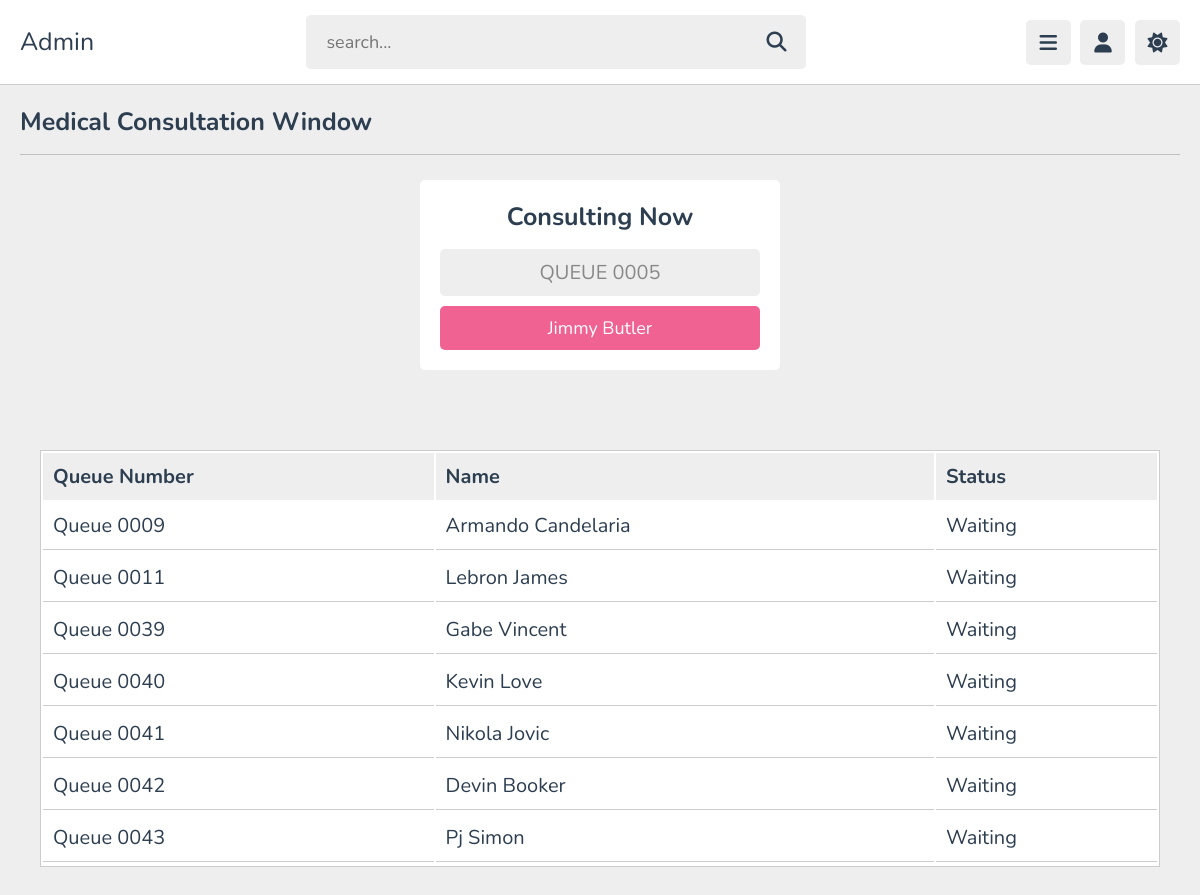
The app's page /modules_admin/admin_queueing_window_medical.php (signed in) with its own data.
### tables this page shows
CREATE TABLE IF NOT EXISTS `queue_list` (
  `id` int NOT NULL AUTO_INCREMENT,
  `queue_id` varchar(255) NOT NULL,
  `qnumber` bigint NOT NULL,
  `name` varchar(255) NOT NULL,
  `type` enum('Medical','Dental') NOT NULL,
  `status` enum('Active','Waiting','Done','No Show') NOT NULL,
  PRIMARY KEY (`id`)
);

### components/queueing_live_medical.php (the view, shortened to what this page needs)
<section class="dashboard">
    <h1 class="heading">Medical Consultation Window</h1>
    <div class="box-container payat">
        <?php
            $select = mysqli_query($con, "SELECT * FROM queue_list  WHERE type ='medical' and status = 'active' ORDER BY qnumber ASC");
            if(mysqli_num_rows($select) == 1) {
                while($row = mysqli_fetch_assoc($select)) {
        ?>
        <div class="box">
            <h3>Consulting Now</h3>
            <p><?php echo $row['queue_id']; ?></p>
            <a href="admin_queueing_window_medical_done.php?edit=<?php echo $row['id']; ?>" type="submit" name="add_product" class="btn"><?php echo $row['name']; ?></a>
        </div>
        <?php
                }
            }
        ?>
    </div>
</section>
<section class="dashboard">
    <div class="container">
        <div class="product-display">
            <table class="product-display-table">
                <thead>
                    <tr>
                        <th>Queue Number</th>
                        <th>Name</th>
                        <th>Status</th>
                    </tr>
                </thead>
                <?php
                    $select_users = mysqli_query($con, "SELECT * FROM queue_list  WHERE status = 'Waiting' AND type = 'Medical' ORDER BY queue_id ASC");
                    if (mysqli_num_rows($select_users) > 0) {
                        while ($fetch_user = mysqli_fetch_assoc($select_users)) {
                ?>
                <tr>
                    <td>
                        <?php echo $fetch_user['queue_id']; ?>
                    </td>
                    <td>
                        <?php echo $fetch_user['name']; ?>
                    </td>
                    <td>
                       <?php echo $fetch_user['status']; ?>
                    </td>
                </tr>
                <tr>
                <?php
                        }
                    }
                    else {
                        echo '<td colspan="3" class="empty">No people on queue!</td>';
                    }
                ?>
                </tr>
            </table>
        </div>
    </div>
</section>

### css/admin_queueing.css (style rules this page uses)
:root { --main-color:#ef6292; --red:#e74c3c; --orange:#f39c12; --light-color:#888; --light-bg:#eee; --black:#2c3e50; --white:#fff; --border:.1rem solid rgba(0,0,0,.2); --filter01: invert(); --filter02: none; }
* { font-family: 'Nunito', sans-serif; margin:0; padding:0; box-sizing: border-box; outline: none; border:none; text-decoration: none; }
html { font-size: 62.5%; overflow-x: hidden; }
body { background-color: var(--light-bg); padding-left: 30rem; }
section { padding:2rem; margin: 0 auto; max-width: 1200px; }
.heading { font-size: 2.5rem; color:var(--black); margin-bottom: 2.5rem; border-bottom: var(--border); padding-bottom: 1.5rem; text-transform: capitalize; }
.inline-btn, .inline-option-btn, .inline-delete-btn, .btn, .delete-btn, .option-btn { border-radius: .5rem; color:#fff; font-size: 1.8rem; cursor: pointer; text-transform: capitalize; padding:1rem 3rem; text-align: center; margin-top: 1rem; }
.btn, .delete-btn, .option-btn { display: block; width: 100%; }
.btn, .inline-btn { background-color: var(--main-color); }
.dashboard .box-container { display: grid; grid-template-columns: repeat(auto-fit, minmax(30rem, 1fr)); align-items: flex-start; justify-content: center; gap: 1.5rem; }
.dashboard .payat { display: grid; grid-template-columns: repeat(auto-fit, minmax(15rem, 1fr)); padding-left: 40rem; padding-right: 40rem; }
.dashboard .box-container .box { padding: 2rem; border-radius: .5rem; background-color: var(--white); text-align: center; }
.dashboard .box-container .box h3 { margin-bottom: .5rem; font-size: 2.5rem; color: var(--black); margin-bottom: 1.5rem; }
.dashboard .box-container .box p { font-size: 2rem; color: var(--light-color); padding: 1rem 1.5rem; border-radius: .5rem; background-color: var(--light-bg); margin: 1rem 0; }
.container { max-width: 1200px; padding:2rem; margin:0 auto; }
.product-display { margin:2rem 0; border: var(--border); background: var(--white); }
.product-display .product-display-table { width: 100%; text-align: left; }
.product-display .product-display-table thead { background: var(--light-bg); color: var(--black); }
.product-display .product-display-table th { padding:1rem; font-size: 2rem; }
.product-display .product-display-table td { padding:1rem; font-size: 2rem; color: var(--black); border-bottom: var(--border); }
@media (max-width:1200px) { body { padding-left: 0; } }

### records on screen
queue_list: queue "QUEUE 0005", name "Jimmy Butler"
queue_list: queue "Queue 0009", name "Armando Candelaria", status "Waiting"
queue_list: queue "Queue 0011", name "Lebron James", status "Waiting"
queue_list: queue "Queue 0039", name "Gabe Vincent", status "Waiting"
queue_list: queue "Queue 0040", name "Kevin Love", status "Waiting"
queue_list: queue "Queue 0041", name "Nikola Jovic", status "Waiting"
queue_list: queue "Queue 0042", name "Devin Booker", status "Waiting"
queue_list: queue "Queue 0043", name "Pj Simon", status "Waiting"
